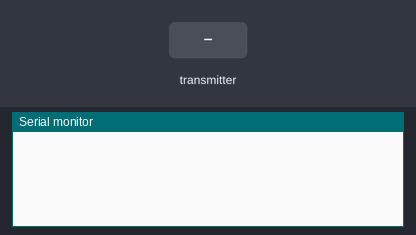
Simulated run of this sketch. Board: ESP32. On the bench: the last lines printed to the serial monitor. Inputs (shaded band) come from the test bench. WiFi joins after 1.5 s; servers stay silent unless stated; no MQTT or app messages arrive unless stated.

Above: at 1.2 s.
1.3 s: the transmitter starts sending temp = 0
At 1.61 s:
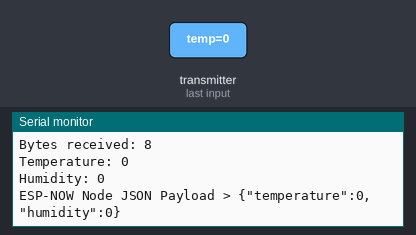
2.8 s: the transmitter starts sending humid = 25
At 3.11 s:
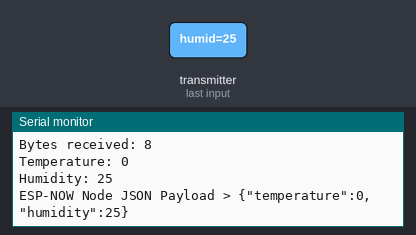
4.3 s: the transmitter starts sending temp = 25
At 4.61 s:
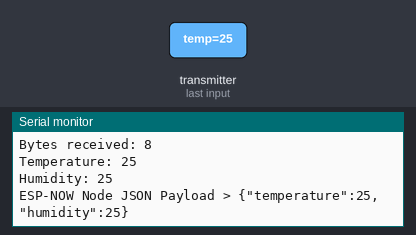
5.8 s: the transmitter starts sending humid = 0
At 6.11 s:
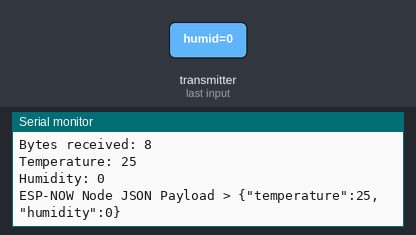

Measured:
- after the input at 1.3 s, the serial monitor: prints a new line at once (image 1)
- after the input at 2.8 s, the serial monitor: prints a new line at once (image 2)
- after the input at 4.3 s, the serial monitor: prints a new line at once (image 3)
- after the input at 5.8 s, the serial monitor: prints a new line at once (image 4)

The sketch:

Receiver_With_MQTT.ino
```cpp
#include <esp_now.h>
#include <WiFi.h>
#include <MQTT.h>

const char ssid[] = "YOUR WIFI NAME";
const char pass[] = "YOUR WIFI PASSWORD";

WiFiClient net;
MQTTClient client;

unsigned long lastMillis = 0;

typedef struct struct_message {
    int temp;
    int humid;
} struct_message;

struct_message myData;

void OnDataRecv(const uint8_t * mac, const uint8_t *incomingData, int len) {
  memcpy(&myData, incomingData, sizeof(myData));
  Serial.print("Bytes received: ");
  Serial.println(len);
  Serial.println("Temperature: " + (String)myData.temp);
  Serial.println("Humidity: " + (String)myData.humid);

  String
  jsonEspNowData = "{";
  jsonEspNowData += "\"temperature\":" + (String)myData.temp + ",";
  jsonEspNowData += "\"humidity\":" + (String)myData.humid;
  jsonEspNowData += "}";
  Serial.println("ESP-NOW Node JSON Payload > " + jsonEspNowData + "\n");
  client.publish("HIBISCUS_SENSE/DATA", jsonEspNowData);
}

void setup() {
  Serial.begin(115200);
  WiFi.mode(WIFI_AP_STA);
  WiFi.begin(ssid, pass);

  client.begin("test.mosquitto.org", net);
  client.connect("GATEWAY");

  esp_now_init();
  esp_now_register_recv_cb(OnDataRecv);
}

void loop() {
  client.loop();
  delay(10);

  if (!client.connected()) {
    client.connect("GATEWAY");
  }
}
```
